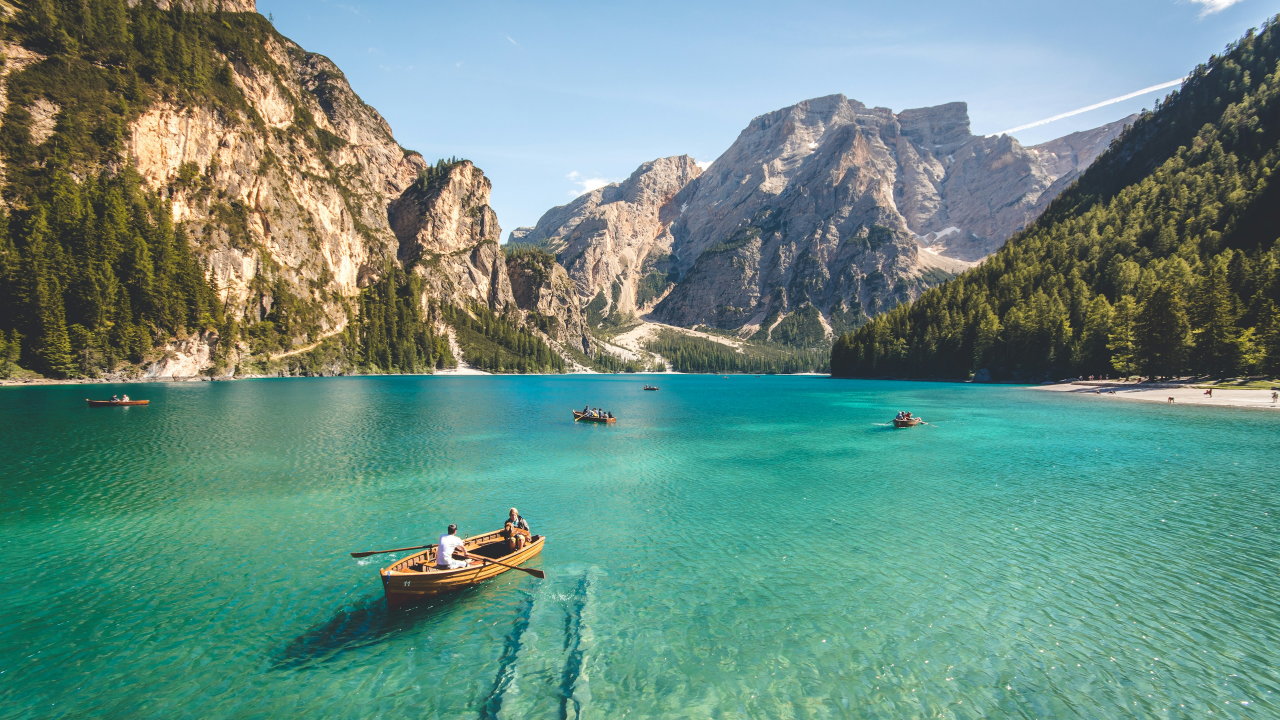
#> input picture wallpapers/blue-lake-boats.jpg, 3840 x 2160 px (shown at 1/3 size)
$ python generate-store-assets.py --source ../wallpapers/blue-lake-boats.jpg --output out.png
#> lines starting #> are read from the running program, lines starting #| are printed output that depends on the picture
import argparse
from pathlib import Path

from PIL import Image


ASSETS = {
    "StoreLogo.png": (50, 50, 0.82),
    "Square44x44Logo.png": (44, 44, 0.82),
    "Square150x150Logo.png": (150, 150, 0.82),
    "Square310x310Logo.png": (310, 310, 0.78),
    "Wide310x150Logo.png": (310, 150, 0.76),
}


def render(source, destination, width, height, scale):
    maximum_width = max(1, round(width * scale))
    maximum_height = max(1, round(height * scale))
    icon = source.copy()
    icon.thumbnail((maximum_width, maximum_height), Image.Resampling.LANCZOS)
    canvas = Image.new("RGBA", (width, height), (0, 0, 0, 0))
    canvas.alpha_composite(icon, ((width - icon.width) // 2, (height - icon.height) // 2))
    canvas.save(destination, format="PNG", optimize=True)


def main():
    parser = argparse.ArgumentParser()
    parser.add_argument("--source", type=Path, required=True)
    parser.add_argument("--output", type=Path, required=True)
    parser.add_argument("--listing-output", type=Path)
    args = parser.parse_args()

    args.output.mkdir(parents=True, exist_ok=True)
    with Image.open(args.source) as opened:
#> opened is the input picture: PIL image 3840x2160 RGB; mean R, G, B 104.4, 141.5, 129.9
        source = opened.convert("RGBA")
    for name, (width, height, scale) in ASSETS.items():
        render(source, args.output / name, width, height, scale)
#> this loop made 5 passes
#> pass 1, in render, `canvas.save(destination, format="PNG", optimize=True)`:
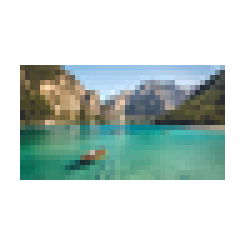
#> saved as StoreLogo.png: PIL image 50x50 RGBA (shown 5 times larger); mean R, G, B, A 39.4, 53.4, 49, 96.2; transparent parts drawn white
#> pass 2, in render (call 2), `canvas.save(destination, format="PNG", optimize=True)`:
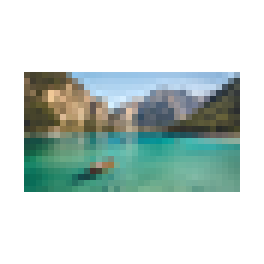
#> saved as Square44x44Logo.png: PIL image 44x44 RGBA (shown 6 times larger); mean R, G, B, A 38.8, 52.6, 48.3, 94.8; transparent parts drawn white
    if args.listing_output:
        args.listing_output.mkdir(parents=True, exist_ok=True)
        render(source, args.listing_output / "StoreLogo300x300.png", 300, 300, 0.82)


if __name__ == "__main__":
    main()

$ run again, on wallpapers/palm-sky-reflection.jpg
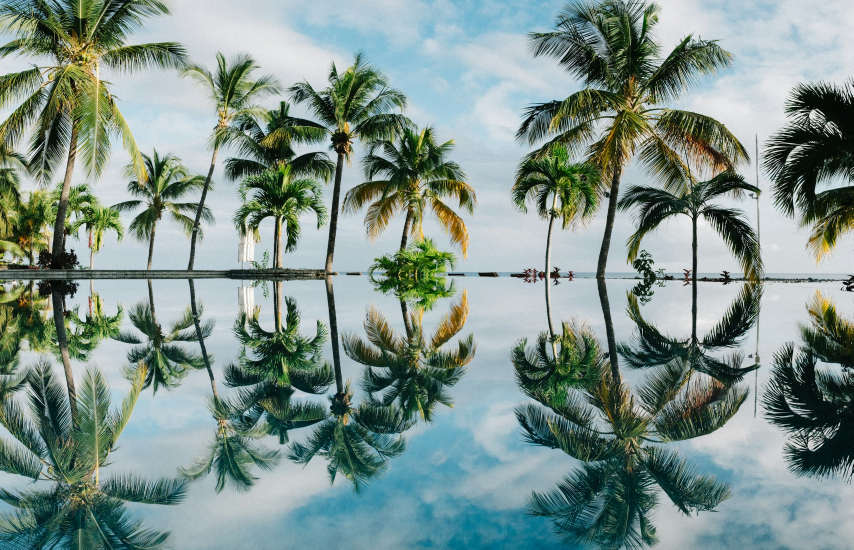
#> input picture wallpapers/palm-sky-reflection.jpg, 2560 x 1648 px (shown at 1/3 size)
#> in main, opened is the input picture: PIL image 2560x1648 RGB; mean R, G, B 127.1, 146.3, 139.9
#> the loop in main, `for name, (width, height, scale) in ASSETS.items():` made 5 passes
#> pass 1, in render, `canvas.save(destination, format="PNG", optimize=True)`:
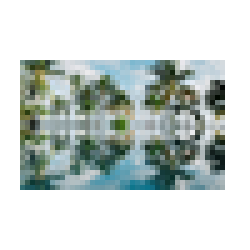
#> saved as StoreLogo.png: PIL image 50x50 RGBA (shown 5 times larger); mean R, G, B, A 54.2, 62.4, 59.7, 108.7; transparent parts drawn white
#> pass 2, in render (call 2), `canvas.save(destination, format="PNG", optimize=True)`:
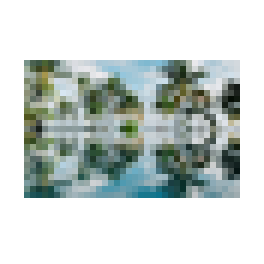
#> saved as Square44x44Logo.png: PIL image 44x44 RGBA (shown 6 times larger); mean R, G, B, A 54.4, 62.6, 59.9, 109.1; transparent parts drawn white

$ run again, on wallpapers/quiet-forest-aerial.jpg
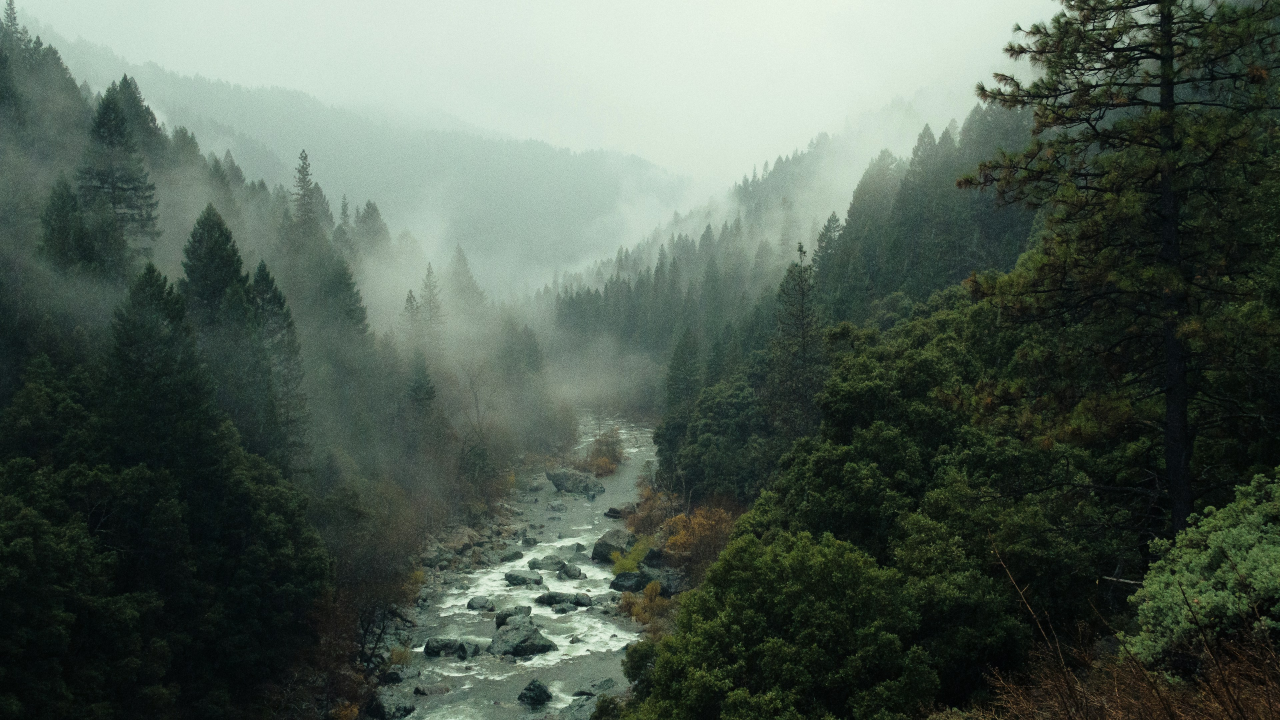
#> input picture wallpapers/quiet-forest-aerial.jpg, 3840 x 2160 px (shown at 1/3 size)
#> in main, opened is the input picture: PIL image 3840x2160 RGB; mean R, G, B 79.5, 92, 81.5
#> the loop in main, `for name, (width, height, scale) in ASSETS.items():` made 5 passes
#> pass 1, in render, `canvas.save(destination, format="PNG", optimize=True)`:
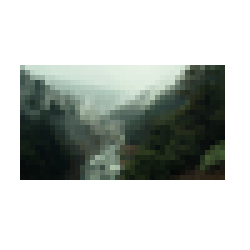
#> saved as StoreLogo.png: PIL image 50x50 RGBA (shown 5 times larger); mean R, G, B, A 30, 34.7, 30.7, 96.2; transparent parts drawn white
#> pass 2, in render (call 2), `canvas.save(destination, format="PNG", optimize=True)`:
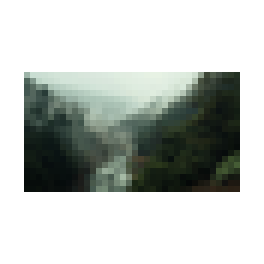
#> saved as Square44x44Logo.png: PIL image 44x44 RGBA (shown 6 times larger); mean R, G, B, A 29.5, 34.2, 30.3, 94.8; transparent parts drawn white
